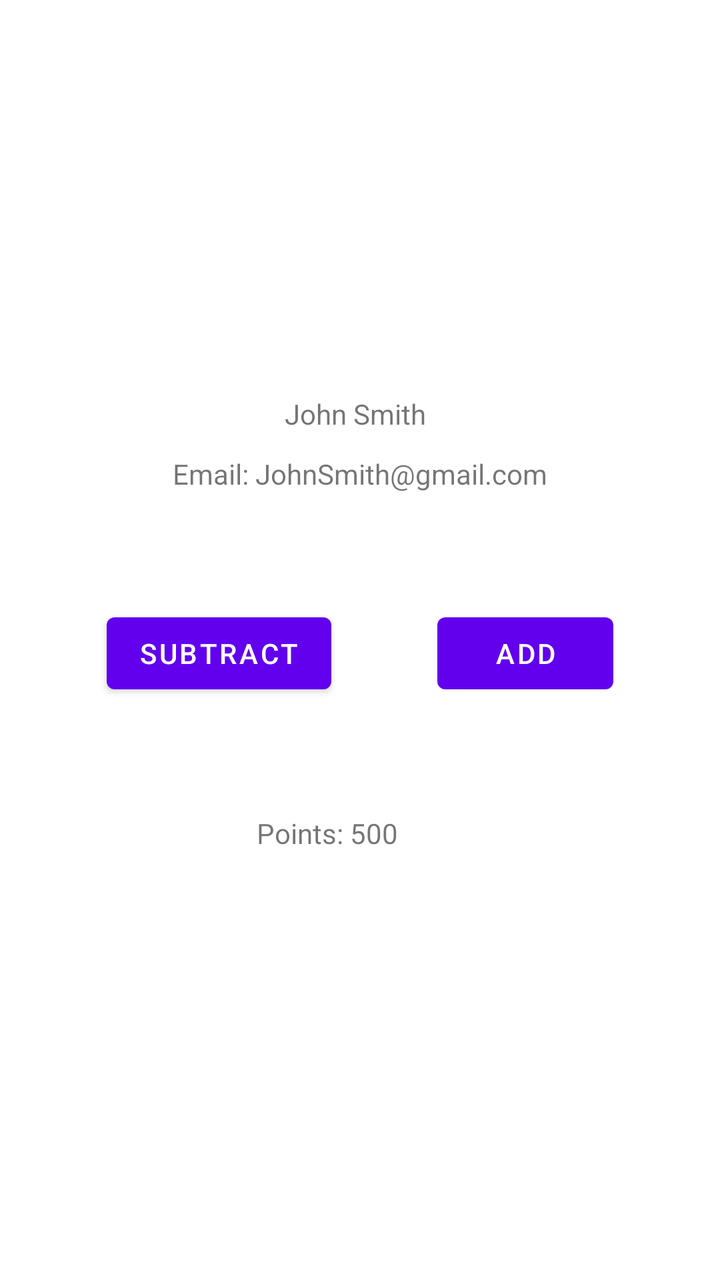
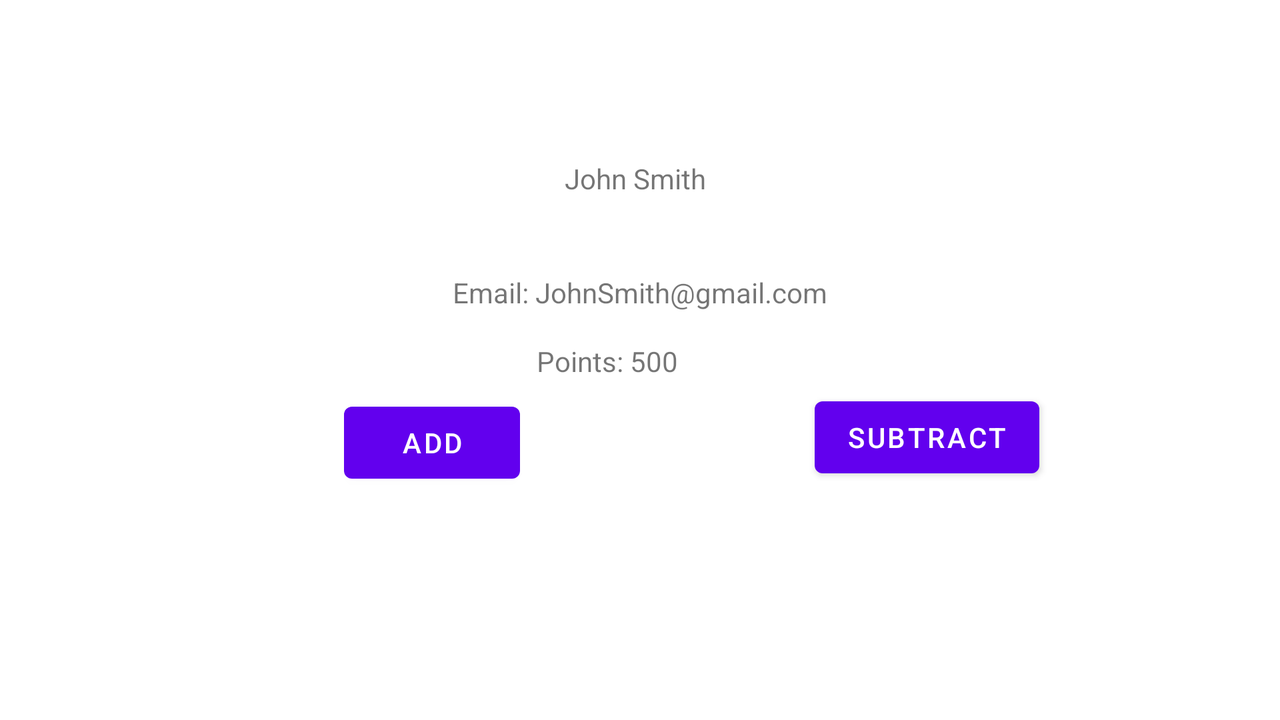

Two renders of one Android screen. The first uses the default layout on a phone; the second uses the alternative layout the repository ships for a different screen configuration, on a matching device. The two XML files are below.
<!-- AndroidManifest.xml: application theme Theme.RideshareFirebase -->
<!-- res/layout/fragment_profile.xml -->
<?xml version="1.0" encoding="utf-8"?>
<FrameLayout xmlns:android="http://schemas.android.com/apk/res/android"
    xmlns:app="http://schemas.android.com/apk/res-auto"
    xmlns:tools="http://schemas.android.com/tools"
    android:layout_width="match_parent"
    android:layout_height="match_parent"
    tools:context=".ProfileFragment">

    
    <androidx.constraintlayout.widget.ConstraintLayout
        android:layout_width="match_parent"
        android:layout_height="match_parent">

        <TextView
            android:id="@+id/profile_fullname"
            android:layout_width="wrap_content"
            android:layout_height="wrap_content"
            android:text="John Smith "
            app:layout_constraintBottom_toBottomOf="parent"
            app:layout_constraintEnd_toEndOf="parent"
            app:layout_constraintHorizontal_bias="0.498"
            app:layout_constraintStart_toStartOf="parent"
            app:layout_constraintTop_toTopOf="parent"
            app:layout_constraintVertical_bias="0.318" />

        <TextView
            android:id="@+id/profile_email"
            android:layout_width="wrap_content"
            android:layout_height="wrap_content"
            android:text="Email: JohnSmith@gmail.com"
            app:layout_constraintBottom_toTopOf="@+id/profile_points"
            app:layout_constraintEnd_toEndOf="parent"
            app:layout_constraintStart_toStartOf="parent"
            app:layout_constraintTop_toBottomOf="@+id/profile_fullname"
            app:layout_constraintVertical_bias="0.064" />

        <TextView
            android:id="@+id/profile_points"
            android:layout_width="102dp"
            android:layout_height="17dp"
            android:layout_marginBottom="216dp"
            android:text="Points: 500"
            app:layout_constraintBottom_toBottomOf="parent"
            app:layout_constraintEnd_toEndOf="parent"
            app:layout_constraintHorizontal_bias="0.498"
            app:layout_constraintStart_toStartOf="parent" />

        <Button
            android:id="@+id/profile_subtract_points_button"
            android:layout_width="wrap_content"
            android:layout_height="wrap_content"
            android:text="Subtract"
            app:layout_constraintBottom_toTopOf="@+id/profile_points"
            app:layout_constraintEnd_toStartOf="@+id/profile_add_points_button"
            app:layout_constraintHorizontal_bias="0.5"
            app:layout_constraintStart_toStartOf="parent"
            app:layout_constraintTop_toBottomOf="@+id/profile_email" />

        <Button
            android:id="@+id/profile_add_points_button"
            android:layout_width="wrap_content"
            android:layout_height="wrap_content"
            android:text="Add"
            app:layout_constraintBottom_toTopOf="@+id/profile_points"
            app:layout_constraintEnd_toEndOf="parent"
            app:layout_constraintHorizontal_bias="0.5"
            app:layout_constraintStart_toEndOf="@+id/profile_subtract_points_button"
            app:layout_constraintTop_toBottomOf="@+id/profile_email" />

    </androidx.constraintlayout.widget.ConstraintLayout>

</FrameLayout>
<!-- resources referenced by this layout -->
<resources>
  <style name="Theme.RideshareFirebase" parent="Theme.MaterialComponents.DayNight.DarkActionBar">
          
          <item name="colorPrimary">@color/purple_500</item>
          <item name="colorPrimaryVariant">@color/purple_700</item>
          <item name="colorOnPrimary">@color/white</item>
          
          <item name="colorSecondary">@color/teal_200</item>
          <item name="colorSecondaryVariant">@color/teal_700</item>
          <item name="colorOnSecondary">@color/black</item>
          
          <item name="android:statusBarColor">?attr/colorPrimaryVariant</item>
          
      </style>
</resources>
<!-- res/layout-land/fragment_profile.xml (the repository's variant of the layout above) -->
<!-- drawn on the phone turned sideways -->
<?xml version="1.0" encoding="utf-8"?>
<FrameLayout xmlns:android="http://schemas.android.com/apk/res/android"
    xmlns:app="http://schemas.android.com/apk/res-auto"
    xmlns:tools="http://schemas.android.com/tools"
    android:layout_width="match_parent"
    android:layout_height="match_parent"
    tools:context=".ProfileFragment">

    
    <androidx.constraintlayout.widget.ConstraintLayout
        android:layout_width="match_parent"
        android:layout_height="match_parent">

        <TextView
            android:id="@+id/profile_fullname"
            android:layout_width="wrap_content"
            android:layout_height="wrap_content"
            android:text="John Smith "
            app:layout_constraintBottom_toBottomOf="parent"
            app:layout_constraintEnd_toEndOf="parent"
            app:layout_constraintHorizontal_bias="0.499"
            app:layout_constraintStart_toStartOf="parent"
            app:layout_constraintTop_toTopOf="parent"
            app:layout_constraintVertical_bias="0.234" />

        <TextView
            android:id="@+id/profile_email"
            android:layout_width="wrap_content"
            android:layout_height="wrap_content"
            android:text="Email: JohnSmith@gmail.com"
            app:layout_constraintBottom_toTopOf="@+id/profile_points"
            app:layout_constraintEnd_toEndOf="parent"
            app:layout_constraintStart_toStartOf="parent"
            app:layout_constraintTop_toBottomOf="@+id/profile_fullname"
            app:layout_constraintVertical_bias="0.711" />

        <TextView
            android:id="@+id/profile_points"
            android:layout_width="102dp"
            android:layout_height="17dp"
            android:layout_marginBottom="172dp"
            android:text="Points: 500"
            app:layout_constraintBottom_toBottomOf="parent"
            app:layout_constraintEnd_toEndOf="parent"
            app:layout_constraintHorizontal_bias="0.499"
            app:layout_constraintStart_toStartOf="parent" />

        <Button
            android:id="@+id/profile_add_points_button"
            android:layout_width="wrap_content"
            android:layout_height="wrap_content"
            android:layout_marginStart="172dp"
            android:layout_marginBottom="112dp"
            android:text="Add"
            app:layout_constraintBottom_toBottomOf="parent"
            app:layout_constraintStart_toStartOf="parent"
            app:layout_constraintTop_toBottomOf="@+id/profile_points"
            app:layout_constraintVertical_bias="0.785" />

        <Button
            android:id="@+id/profile_subtract_points_button"
            android:layout_width="wrap_content"
            android:layout_height="wrap_content"
            android:layout_marginBottom="116dp"
            android:text="Subtract"
            app:layout_constraintBottom_toBottomOf="parent"
            app:layout_constraintEnd_toEndOf="parent"
            app:layout_constraintHorizontal_bias="0.55"
            app:layout_constraintStart_toEndOf="@+id/profile_add_points_button"
            app:layout_constraintTop_toBottomOf="@+id/profile_points"
            app:layout_constraintVertical_bias="0.846" />

    </androidx.constraintlayout.widget.ConstraintLayout>

</FrameLayout>
